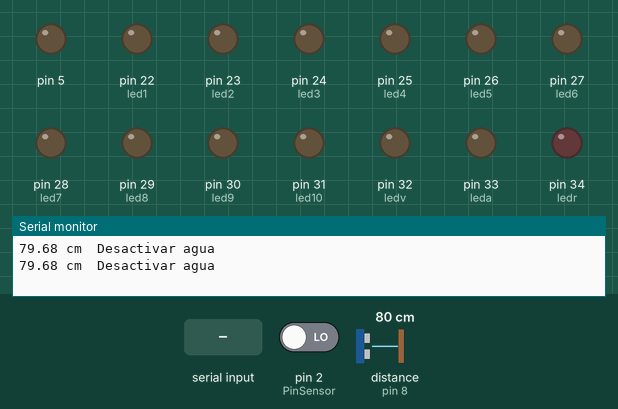
This sketch was run on a simulated Arduino Mega 2560, built with avr-gcc and run on an emulated ATmega2560. On the bench: output pins drawn as LEDs (lit = HIGH), the last lines printed to the serial monitor. Wiring (inferred from the names in the program): ultrasonic range finder: trigger pin 7; echo pin 8. Inputs (shaded band) come from the test bench; at power-on: distance to the obstacle (sensor on pin 8) 80 cm, pin 2 (PinSensor) LOW. The echo pulse lasts 58.3 µs per cm; pins used as bus, display or sensor lines are not drawn.

Above: at 2.3 s.
2.4 s: "a" received over the second serial link
At 3.3 s:
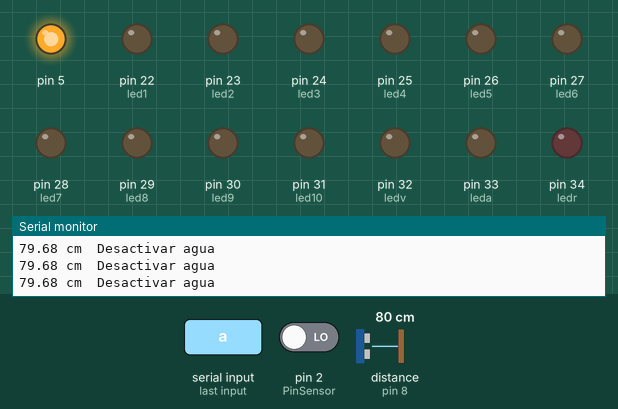
5.0 s: "v" received over the second serial link
At 6.3 s:
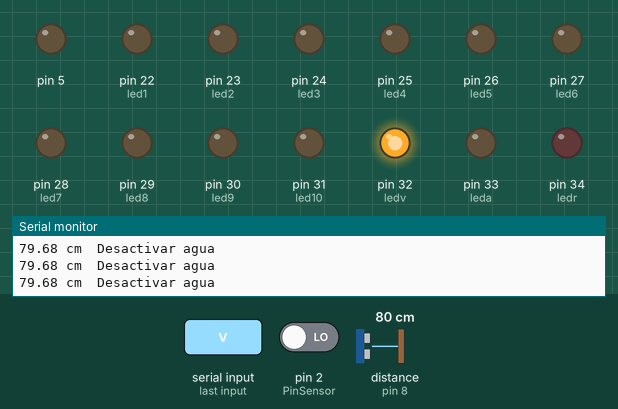
8.0 s: "m" received over the second serial link
At 8.9 s:
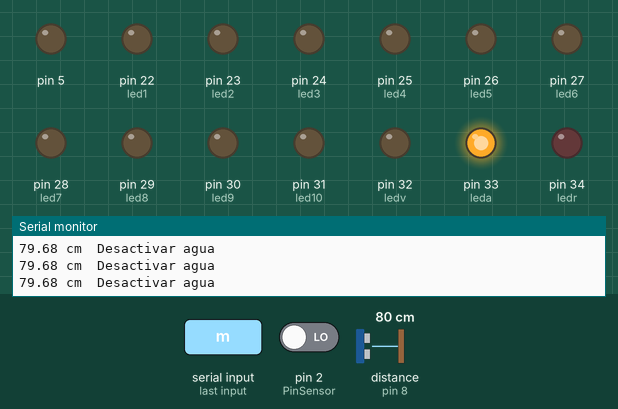
11.0 s: "r" received over the second serial link
At 12.2 s:
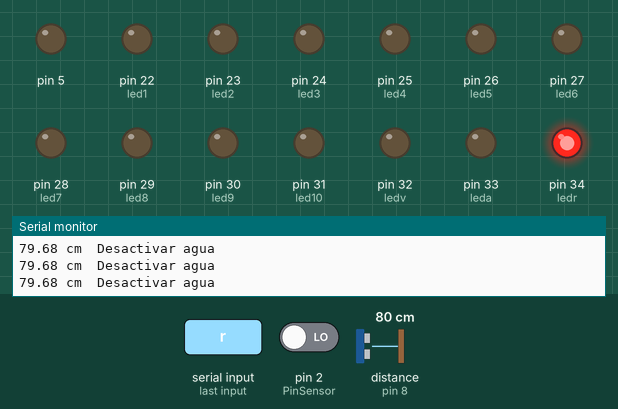
14.1 s: distance to the obstacle (sensor on pin 8) set to 34 cm
15.6 s: distance to the obstacle (sensor on pin 8) set to 26 cm
Timing chart, 0 to 18.6 s (numbered marks = the images above; inputs shaded):
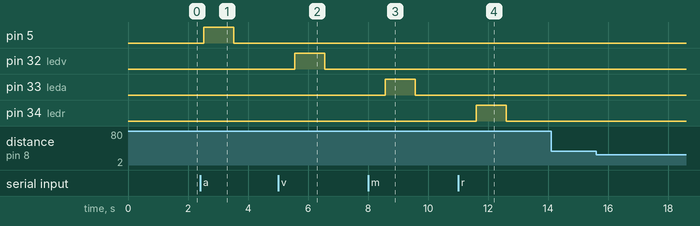

The sketch:

proyecto_arqui2.ino
```cpp
#include <SoftwareSerial.h>
//---- variables de la comunicacion -------
SoftwareSerial btSerial(11, 12); // RX, TX
String serialData = "";
char movementCommand = 'a';
//-----------------------------------------

// --------------- variables para el sensor de flujo ----------
volatile int NumPulsos; //variable para la cantidad de pulsos recibidos
int PinSensor = 2;    //Sensor conectado en el pin 2
float factor_conversion = 7.5; //para convertir de frecuencia a caudal
float litros;
float litro;
unsigned long pulsos_Acumulados = 0;
//-------------------------------------------------------------

// ------------------------ variables sensor ultrasonico ------------------
// Pines utilizados
#define TRIGGER 7
#define ECHO 8

// Constantes
const float sonido = 34300.0; // Velocidad del sonido en cm/s
//--------------------------------------------------------------------------

//---------------------- pines de los led ---------------------
int  led1 = 22;
int  led2 = 23;
int  led3 = 24;
int  led4 = 25;
int  led5 = 26;
int  led6 = 27;
int  led7 = 28;
int  led8 = 29;
int  led9 = 30;
int  led10 = 31;

int  ledv = 32;
int  leda = 33;
int  ledr = 34;
//--------------------------------------------------------------
// ----------------------- variables de control del programa ---------
int estado = 0; // 0 sistema apagado , 1 sistema encendido
int estado_sensor = 0; // 0 cierra la valvula , 1 deja pasar agua
// -------------------------------------------------------------------
void setup() {
  btSerial.begin(9600);
  pinMode(5, OUTPUT);

  pinMode(led1, OUTPUT);
  pinMode(led2, OUTPUT);
  pinMode(led3, OUTPUT);
  pinMode(led4, OUTPUT);
  pinMode(led5, OUTPUT);
  pinMode(led6, OUTPUT);
  pinMode(led7, OUTPUT);
  pinMode(led8, OUTPUT);
  pinMode(led9, OUTPUT);
  pinMode(led10, OUTPUT);

  pinMode(ledv, OUTPUT);
  pinMode(leda, OUTPUT);
  pinMode(ledr, OUTPUT);

  digitalWrite(5 , LOW);

  digitalWrite(led1, LOW);
  digitalWrite(led2, LOW);
  digitalWrite(led3, LOW);
  digitalWrite(led4, LOW);
  digitalWrite(led5, LOW);
  digitalWrite(led6, LOW);
  digitalWrite(led7, LOW);
  digitalWrite(led8, LOW);
  digitalWrite(led9, LOW);
  digitalWrite(led10, LOW);

  digitalWrite(ledv, LOW);
  digitalWrite(leda, LOW);
  digitalWrite(ledr, LOW);

  // sensor de flujo
  Serial.begin(9600);
  pinMode(PinSensor, INPUT);
  attachInterrupt(0, ContarPulsos, RISING); //(Interrupcion 0(Pin2),funcion,Flanco de subida)
  //-----

  // Modo entrada/salida de los pines
  pinMode(ECHO, INPUT);
  pinMode(TRIGGER, OUTPUT);
}

void loop() {
  //---------------------- SENSOR ULTRASONICO --------------------------------
  // Preparamos el sensor de ultrasonidos
  iniciarTrigger();
  // Obtenemos la distancia
  float distancia = calcularDistancia();
  //---------------------------------------------------------------------------

  //-------------------------------- COMUNICACION ----------------------------
  serialData = "";
  while (btSerial.available())
  {
    serialData.concat(char(btSerial.read()));
  }

  movementCommand = serialData.charAt(0);

  if (movementCommand != '\0')
  {
    switch (movementCommand)
    {
      case 'e': // abre la valvula
        digitalWrite(5 , LOW);
        btSerial.println("e");
        estado = 1;
        break;
      case 'a':
        digitalWrite(5, HIGH);
        btSerial.println("a");
        estado = 0;
        break;
      case 'v':
        digitalWrite(ledv, HIGH);
        digitalWrite(leda, LOW);
        digitalWrite(ledr, LOW);
        break;
      case 'm':
        digitalWrite(ledv, LOW);
        digitalWrite(leda, HIGH);
        digitalWrite(ledr, LOW);
        break;
      case 'r':
        digitalWrite(ledv, LOW);
        digitalWrite(leda, LOW);
        digitalWrite(ledr, HIGH);
        break;
    }
  }
  //----------------------------------------------------------------------------------

  // ----- sensor de flujo ----
  float frecuencia = ObtenerFrecuencia(); //obtenemos la Frecuencia de los pulsos en Hz
  float caudal_L_m = frecuencia / factor_conversion; //calculamos el caudal en L/m
  float caudal_L_h = caudal_L_m * 60; //calculamos el caudal en L/h


  // ------------------------------------------------------ ACCIONES SI EL SISTEMA ESTA ACTIVO ----------------------------------
  if (estado == 1) {
Serial.println(" ACTIVO");
    litro ++;
    btSerial.print (litros, 3);
    btSerial.println (" Litros");

    if (estado_sensor == 1) {
      digitalWrite(5 , HIGH);

    } else {
      digitalWrite(5 , LOW);
    }

    //------------------------ INDICADOR LED DE CONSUMO SE AGUA ---------------------
    switch ((int)litro) {
      case 10 :
        digitalWrite(led1 , HIGH);
        break;

      case 20:
        digitalWrite(led2, HIGH);
        break;
      case 30 :
        digitalWrite(led3 , HIGH);
        break;

      case 40:
        digitalWrite(led4, HIGH);
        break;
      case 50 :
        digitalWrite(led5 , HIGH);
        break;

      case 60:
        digitalWrite(led6, HIGH);
        break;
      case 70 :
        digitalWrite(led7 , HIGH);
        break;

      case 80:
        digitalWrite(led8, HIGH);
        break;

      case 90 :
        digitalWrite(led9 , HIGH);
        break;

      case 100:
        digitalWrite(led10, HIGH);
        break;
    }
    //--------------------------------------------------------------------------

  } else {
    estado = 0;
    litros = 0;
    litro = 0;
    digitalWrite(5 , LOW);
    digitalWrite(led1, LOW);
    digitalWrite(led2, LOW);
    digitalWrite(led3, LOW);
    digitalWrite(led4, LOW);
    digitalWrite(led5, LOW);
    digitalWrite(led6, LOW);
    digitalWrite(led7, LOW);
    digitalWrite(led8, LOW);
    digitalWrite(led9, LOW);
    digitalWrite(led10, LOW);
    digitalWrite(ledv, LOW);
    digitalWrite(leda, LOW);
    digitalWrite(ledr, LOW);
  }
  //------------------------------------------------------------------------------------------------------------------------------
}

void ContarPulsos ()
{
  NumPulsos++;  //incrementamos la variable de pulsos
}

//---Función para obtener frecuencia de los pulsos--------
int ObtenerFrecuencia()
{
  int frecuencia;
  NumPulsos = 0;   //Ponemos a 0 el número de pulsos
  interrupts();    //Habilitamos las interrupciones
  delay(1000);   //muestra de 1 segundo
  noInterrupts(); //Desabilitamos las interrupciones
  frecuencia = NumPulsos; //Hz(pulsos por segundo)
  pulsos_Acumulados += NumPulsos;
  litros = pulsos_Acumulados * 1.0 / 450;
  return frecuencia;
}

//-------------------------- SENSOR ULTRASONICO --------------------------------------------

// Método que calcula la distancia a la que se encuentra un objeto.
// Devuelve una variable tipo float que contiene la distancia
float calcularDistancia()
{
  // La función pulseIn obtiene el tiempo que tarda en cambiar entre estados, en este caso a HIGH
  unsigned long tiempo = pulseIn(ECHO, HIGH);

  // Obtenemos la distancia en cm, hay que convertir el tiempo en segudos ya que está en microsegundos
  // por eso se multiplica por 0.000001
  float distancia = tiempo * 0.000001 * sonido / 2.0;
  Serial.print(distancia);
  Serial.print(" cm ");
  activar(distancia);
  delay(500);

  return distancia;
}

void activar(float dis) {

  if (dis <= 30) {
    Serial.print(" activar agua");
    estado_sensor = 1;
    Serial.println();
  } else {
    Serial.print(" Desactivar agua");
    estado_sensor = 0;
    Serial.println();
  }

}

// Método que inicia la secuencia del Trigger para comenzar a medir
void iniciarTrigger()
{
  // Ponemos el Triiger en estado bajo y esperamos 2 ms
  digitalWrite(TRIGGER, LOW);
  delayMicroseconds(2);

  // Ponemos el pin Trigger a estado alto y esperamos 10 ms
  digitalWrite(TRIGGER, HIGH);
  delayMicroseconds(10);

  // Comenzamos poniendo el pin Trigger en estado bajo
  digitalWrite(TRIGGER, LOW);
}
//------------------------------------------------------------------------
```

Measured:
- after the input at 2.4 s, pin 5: LOW → HIGH after 0.12 s, → LOW 1.0 s later
- after the input at 5.0 s, pin 32 (ledv): LOW → HIGH after 0.55 s, → LOW 1.0 s later
- after the input at 8.0 s, pin 33 (leda): LOW → HIGH after 0.58 s, → LOW 1.0 s later
- after the input at 11.0 s, pin 34 (ledr): LOW → HIGH after 0.60 s, → LOW 1.0 s later
